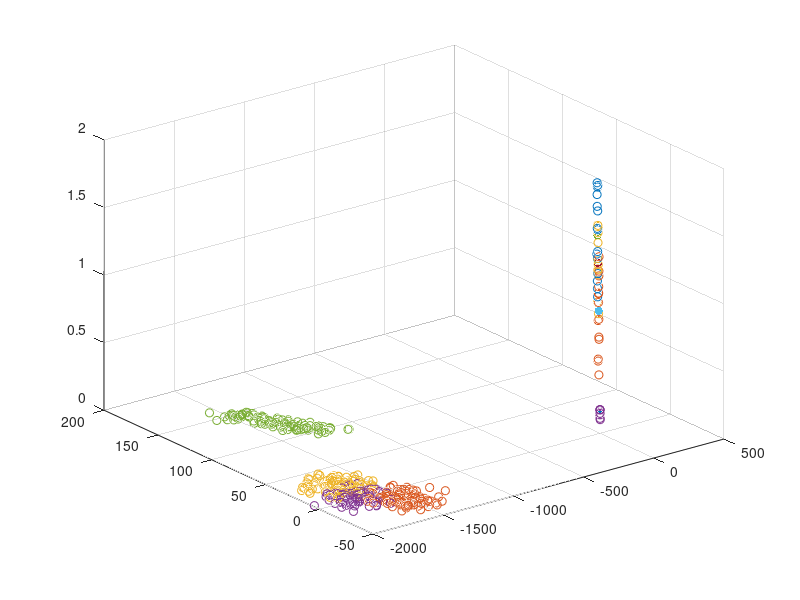
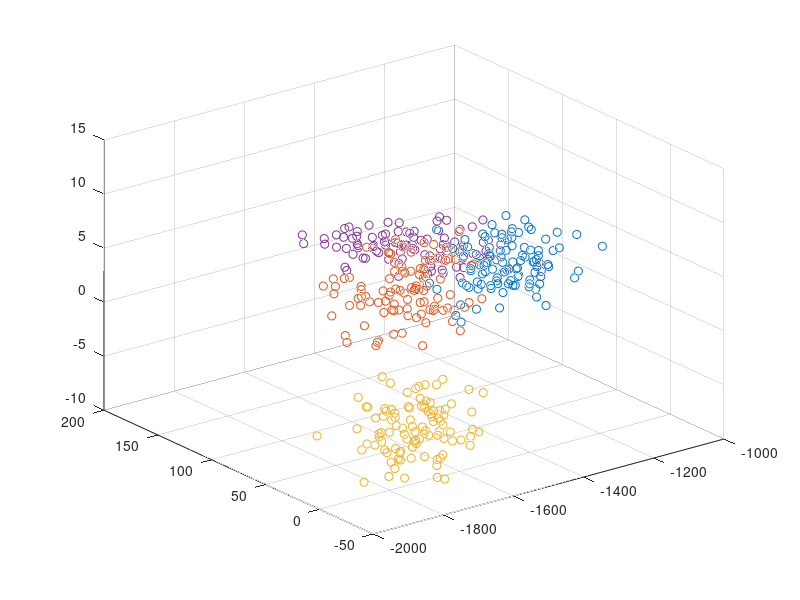
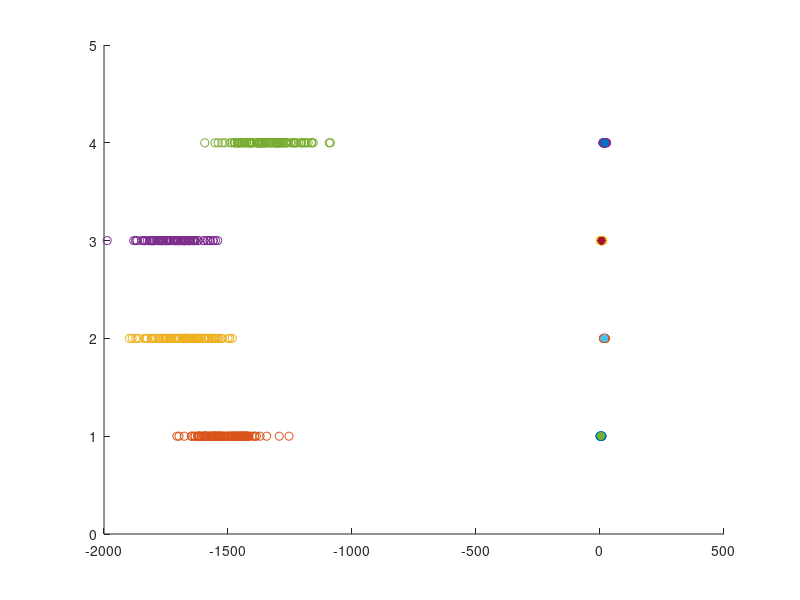
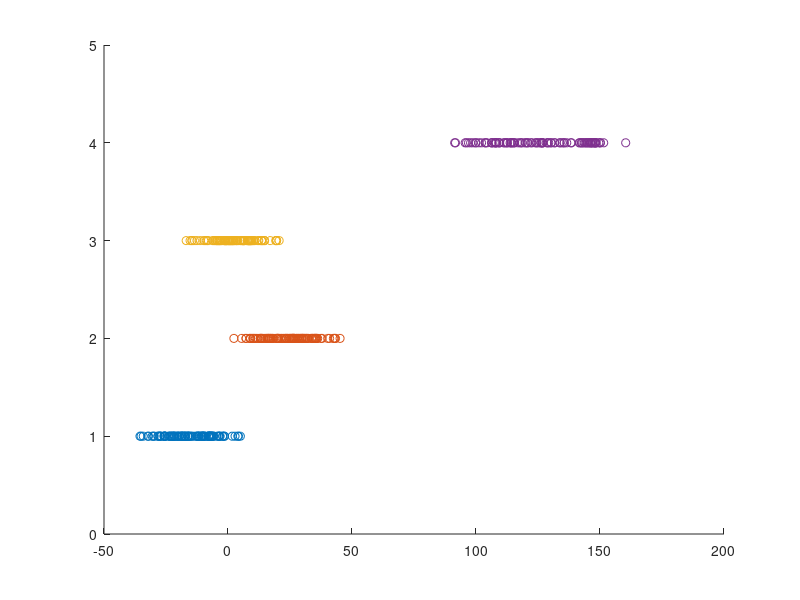

Reproduce these figures in MATLAB, in order.
%% 3D
clc
clear

% 3 by size matrices with random gaussian variables
size1 = 10;
size2 = 10;
x1 = rand(3,size1)+rand(1);
x2 = rand(3,size2)+rand(1);

for i = 1:3
   x1(i,:) = x1(i,:)*2*rand(1);
   x2(i,:) = x2(i,:)*2*rand(1); 
end

% means
x1_mean = [sum(x1(1,:)); sum(x1(2,:)); sum(x1(3,:))] / size1;
x2_mean = [sum(x2(1,:)); sum(x2(2,:)); sum(x2(3,:))] / size2;
mean = (x1_mean + x2_mean)/2;

% scatter matrices
x1_scat_w = zeros(3,3);
x2_scat_w = zeros(3,3);

for i = 1:size1
    x1_scat_w = x1_scat_w + (x1_mean - x1(:,i))*transpose(x1_mean - x1(:,i));
end

for i = 1:size2
    x2_scat_w = x2_scat_w + (x2_mean - x2(:,i))*transpose(x2_mean - x2(:,i));
end

x1_scat_b = size1*(x1_mean-mean)*transpose(x1_mean-mean);
x2_scat_b = size2*(x2_mean-mean)*transpose(x2_mean-mean);

scat_w = x1_scat_w + x2_scat_w
scat_b = x1_scat_b + x2_scat_b

maximize = scat_b/scat_w

[vecs, vals] = eig(maximize)
vecs = vecs*vals;

% plotting
scatter3(x1(1,:),x1(2,:),x1(3,:))
hold on;
scatter3(x2(1,:),x2(2,:),x2(3,:))
scatter3(x1_mean(1),x1_mean(2),x1_mean(3),'blue','filled')
scatter3(x2_mean(1),x2_mean(2),x2_mean(3),'red','filled')

plot3([-vecs(1,1) vecs(1,1)]+mean(1),[-vecs(2,1) vecs(2,1)]+mean(2),[-vecs(3,1) vecs(3,1)]+mean(3))
plot3([-vecs(1,2) vecs(1,2)]+mean(1),[-vecs(2,2) vecs(2,2)]+mean(2),[-vecs(3,2) vecs(3,2)]+mean(3))
plot3([-vecs(1,3) vecs(1,3)]+mean(1),[-vecs(2,3) vecs(2,3)]+mean(2),[-vecs(3,3) vecs(3,3)]+mean(3))
ylim([-5 5])
xlim([-5 5])
zlim([-5 5])
hold off;

%project it onto the greater eigenvector
if vals(1,1) > vals(2,2)
    col = 1; 
elseif vals(2,2) > vals(3,3)
    col = 2;
else
    col = 3;
end

out1 = transpose(vecs(:,col))*x1
out2 = transpose(vecs(:,col))*x2

figure(2)
hold on;
scatter(out1,zeros(1,size1))
scatter(out2,zeros(1,size2))


%% 2D
clc
clear

% 2 by size matrices with random variables
size1 = 20;
size2 = 20;
x1 = randn(2,size1);
x2 = randn(2,size2);

x1(2,:) = x1(2,:)-1;
x1(1,:) = x1(1,:)-1;
x2(2,:) = x2(2,:)+1;
x2(1,:) = x2(1,:)+1;

% means
x1_mean = [sum(x1(1,:)); sum(x1(2,:))] / size1;
x2_mean = [sum(x2(1,:)); sum(x2(2,:))] / size2;
mean = (x1_mean + x2_mean) / 2;

% scatter matrices
x1_scat_w = zeros(2,2);
x2_scat_w = zeros(2,2);
x1_scat_b = zeros(2,2);
x2_scat_b = zeros(2,2);

for i = 1:size1
    x1_scat_w = x1_scat_w + (x1_mean - x1(:,i))*transpose(x1_mean - x1(:,i));
end

for i = 1:size2
    x2_scat_w = x2_scat_w + (x2_mean - x2(:,i))*transpose(x2_mean - x2(:,i));
end

x1_scat_b = x1_scat_b + size1*(x1_mean-mean)*transpose(x1_mean-mean);
x2_scat_b = x2_scat_b + size2*(x2_mean-mean)*transpose(x2_mean-mean);

scat_w = x1_scat_w + x2_scat_w
scat_b = x1_scat_b + x2_scat_b

maximize = scat_b/scat_w

[vecs,vals] = eig(maximize)
vecs = vecs*vals


% plotting
figure(1)
hold on;
scatter(x1(1,:),x1(2,:))
scatter(x2(1,:),x2(2,:))
scatter(x1_mean(1),x1_mean(2),'blue','filled')
scatter(x2_mean(1),x2_mean(2),'red','filled')

plot([-vecs(1,1) vecs(1,1)],[-vecs(2,1) vecs(2,1)])
plot([-vecs(1,2) vecs(1,2)],[-vecs(2,2) vecs(2,2)])
%ylim([-20 30])
%xlim([-20 30])
hold off;

%project it onto the greater eigenvector
if vals(1,1) > vals(2,2)
    col = 1; 
else
    col = 2;
end

out1 = transpose(vecs(:,col))*x1
out2 = transpose(vecs(:,col))*x2

figure(2)
hold on;
scatter(out1,zeros(1,size1))
scatter(out2,zeros(1,size2))

%% n-Dim, m classes ONLY USE 3 DIM FOR NOW
clc
clear

n = 3;
m = 4;

% n by size matrices with random gaussian variables
size = 15;
x = zeros([n size m]);
for i = 1:m
x(:,:,i) = rand(n,size)+2*rand(n,1);
end

for j = 1:m
for i = 1:n
   x(i,:,m) = x(i,:,j)*2*rand(1);
end
end

% means
x_mean = zeros([n m]);
for j = 1:m
for i = 1:n
    x_mean(i,j) = sum(x(i,:,j))/size; 
end
end

mean = zeros([n 1]);
for i = 1:n
    mean(i) = sum(x_mean(i,:));
end
mean = mean/size;

% scatter matrices
scat_w = zeros(n,n);
for i = 1:size
for j = 1:m
    scat_w = scat_w + (x_mean(:,j)-x(:,i,j))*transpose(x_mean(:,j)-x(:,i,j));
end
end

scat_b = zeros(n,n);
for i = 1:m
    scat_b = scat_b + size * (x_mean(:,i) - mean) * transpose(x_mean(:,i) - mean); 
end

maximize = scat_b/scat_w

[vecs, vals] = eig(maximize)
vecs = vecs*vals;


for i = 1:m
    out1(1,:,i) = transpose(vecs(:,1))*x(:,:,i);
end
figure(2)
hold on
scatter(out1(1,:,1),zeros(1,size)+1,'blue')
scatter(out1(1,:,2),zeros(1,size)+2,'red')
scatter(out1(1,:,3),zeros(1,size)+3,'magenta')
scatter(out1(1,:,4),zeros(1,size)+4,'green')
scatter(sum(out1(1,:,1))/size,1,'blue','filled')
scatter(sum(out1(1,:,2))/size,2,'red','filled')
scatter(sum(out1(1,:,3))/size,3,'magenta','filled')
scatter(sum(out1(1,:,4))/size,4,'green','filled')
hold off
ylim([0 m+1])

for i = 1:m
    out2(1,:,i) = transpose(vecs(:,2))*x(:,:,i);
end
figure(3)
hold on
scatter(out2(1,:,1),zeros(1,size)+1,'blue')
scatter(out2(1,:,2),zeros(1,size)+2,'red')
scatter(out2(1,:,3),zeros(1,size)+3,'magenta')
scatter(out2(1,:,4),zeros(1,size)+4,'green')
scatter(sum(out2(1,:,1))/size,1,'blue','filled')
scatter(sum(out2(1,:,2))/size,2,'red','filled')
scatter(sum(out2(1,:,3))/size,3,'magenta','filled')
scatter(sum(out2(1,:,4))/size,4,'green','filled')
hold off
ylim([0 m+1])

figure(4)

% plot in 3d
figure(1)
scatter3(x(1,:,1),x(2,:,1),x(3,:,1),'blue')
hold on
scatter3(x(1,:,2),x(2,:,2),x(3,:,2),'red')
scatter3(x(1,:,3),x(2,:,3),x(3,:,3),'magenta')
scatter3(x(1,:,4),x(2,:,4),x(3,:,4),'green')

scatter3(x_mean(1,1),x_mean(2,1),x_mean(3,1),'blue','filled');
scatter3(x_mean(1,2),x_mean(2,2),x_mean(3,2),'red','filled');
scatter3(x_mean(1,3),x_mean(2,3),x_mean(3,3),'magenta','filled');
scatter3(x_mean(1,4),x_mean(2,4),x_mean(3,4),'green','filled');
hold off;


%% n-Dim, m classes

clc
clear

n = 10;
m = 4;

% n by size matrices with random gaussian variables
size = 100;
x = zeros([n size m]);
for i = 1:m
x(:,:,i) = rand(n,size)+2*rand(n,1);
end

for j = 1:m
for i = 1:n
   x(i,:,m) = x(i,:,j)*2*rand(1);
end
end

% means
x_mean = zeros([n m]);
for j = 1:m
for i = 1:n
    x_mean(i,j) = sum(x(i,:,j))/size; 
end
end

mean = zeros([n 1]);
for i = 1:n
    mean(i) = sum(x_mean(i,:));
end
mean = mean/size;

% scatter matrices
scat_w = zeros(n,n);
for i = 1:size
for j = 1:m
    scat_w = scat_w + (x_mean(:,j)-x(:,i,j))*transpose(x_mean(:,j)-x(:,i,j));
end
end

scat_b = zeros(n,n);
for i = 1:m
    scat_b = scat_b + size * (x_mean(:,i) - mean) * transpose(x_mean(:,i) - mean); 
end

maximize = scat_b/scat_w;

[vecs, vals] = eig(maximize);
vecs = vecs*vals;

for j = 1:min(3,(n-1))
for i = 1:m
    out(1,:,i) = transpose(vecs(:,j))*x(:,:,i);
end
figure(j+2)
hold on
for i = 1:m
    scatter(out(1,:,i),zeros(1,size)+i)
end
hold off
ylim([0 m+1])
end

%% scatters of last 2 and last 3 projections
figure(1)
hold on
for i = 1:m
    out1(1,:,i) = transpose(vecs(:,1))*x(:,:,i);
    out2(1,:,i) = transpose(vecs(:,2))*x(:,:,i);
    out3(1,:,i) = transpose(vecs(:,3))*x(:,:,i);
end
for i = 1:m
    scatter(out1(1,:,i),out2(1,:,i))
end

figure(2)
clf(2)
for i = 1:m
    scatter3(out1(1,:,i),out2(1,:,i),out3(1,:,i))
    hold on
end